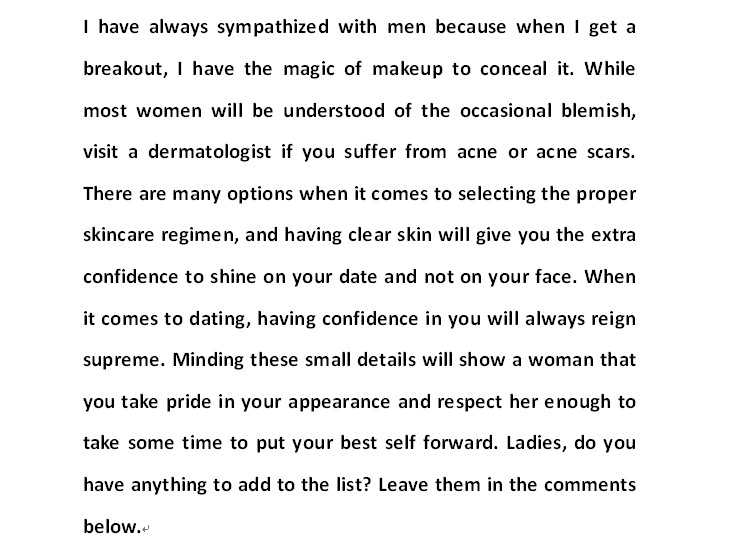
%> input picture 《MATLAB图像与视频处理实用案例详解》代码/第 09 章 基于特征匹配的英文印刷字符识别/image.jpg, 750 x 537 px
$ octave --eval "MainForm;"   (GNU Octave 9; MATLAB toolbox functions it lacks are replaced by stand-ins)
%> lines starting %> are read from the running program, lines starting %| are printed output that depends on the picture; in (x1, y1, x2, y2) boxes, pixels count from 0 and x2, y2 are one past the last pixel; in counts of white or black regions, pixels touching at a corner belong together; the program's own positions count from 1
function MainForm
global bw;
global bl;
global bll;
global s;
global fontSize;
global charpic;
global hMainFig;
global pic;
global hText;

clc; close all; warning off all;
if ~exist(fullfile(pwd, 'pic'), 'dir')
    mkdir(fullfile(pwd, 'pic'));
end
picname = fullfile(pwd, 'image.jpg');
pic = imread(picname);
%> pic is the input picture: size 537x750x3 uint8; min 0, max 255, mean 237.2
s = size(pic);
%> s = [537 750 3]
if length(s) == 3
    pic = rgb2gray(pic);
%> pic: size 537x750 uint8
end
bw = im2bw(pic, 0.7);
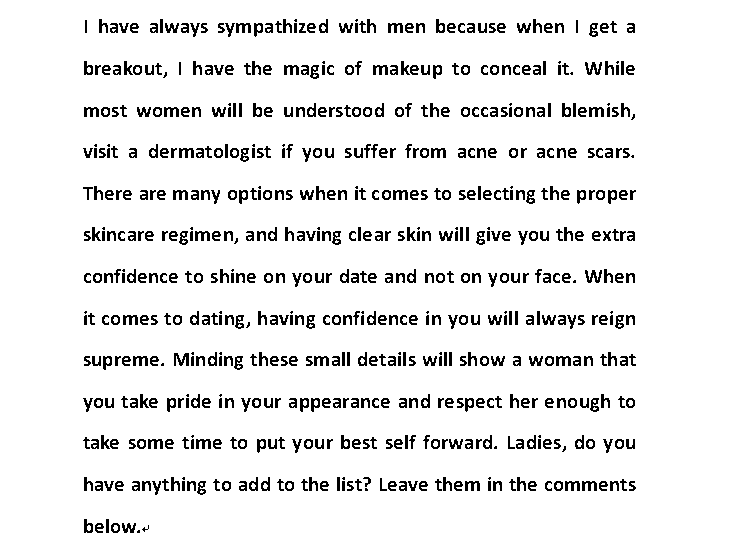
%> bw: size 537x750 logical; 92.1% white; black in thin lines or dots, all inside (x1, y1, x2, y2) = (83, 19, 636, 533)
bw = ~bw;
for i = 1 : s(1)
    if sum(bw(i,:) ~=0) > 0
        FontSize_s = i;
        break;
    end
end
for i = FontSize_s : s(1)
    if sum(bw(i,:) ~=0) == 0
        FontSize_e = i;
        break;
    end
end
%> this loop made 19 passes
%> FontSize_e on pass 19: 38
FontSizeT = FontSize_e - FontSize_s;
%> FontSizeT = 18
fontName = '宋体';
fontSize = FontSizeT;
%> fontSize = 18
bw1 = imclose(bw, strel('line', 4, 90));
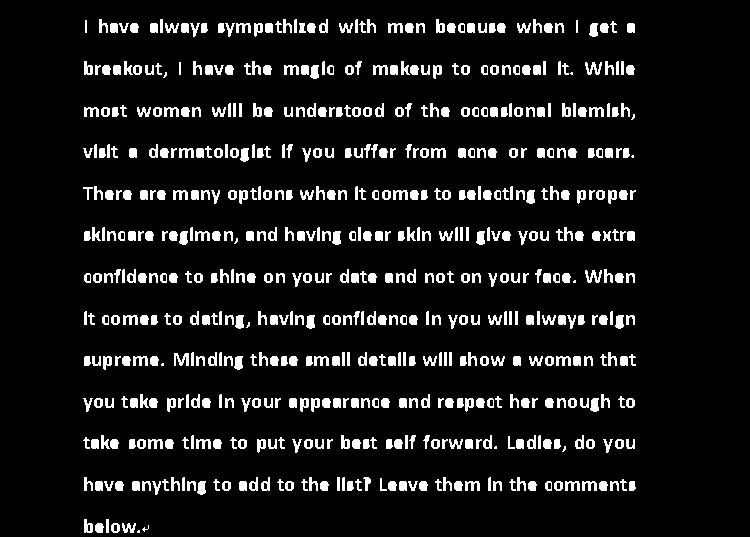
%> bw1: size 537x750 logical; 9% white; 597 white regions (12 under 20 px), largest, box (x1, y1, x2, y2) and area: (174, 353, 189, 366) 121, (585, 62, 602, 75) 117, (585, 270, 602, 283) 117
bw2 = bwareaopen(bw1, 20);
bwi2 = bwselect(bw2, 368, 483, 4);
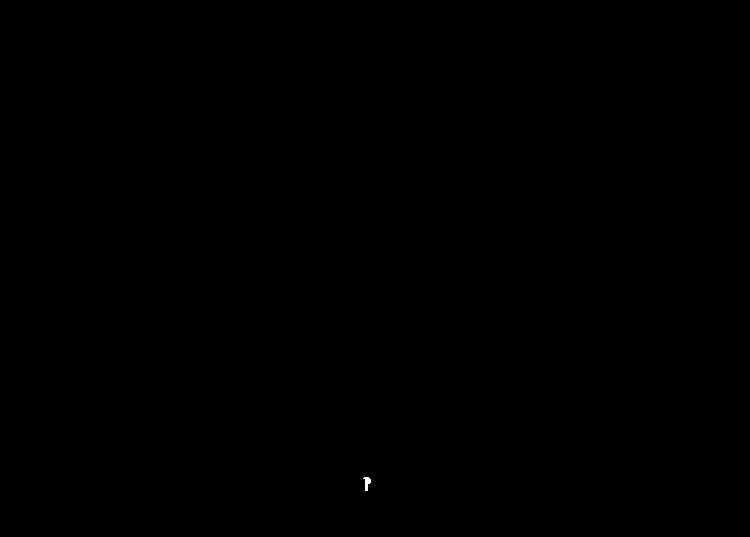
%> bwi2: size 537x750 logical; 0.02% white; 1 white region, box (x1, y1, x2, y2) and area: (363, 477, 371, 491) 62
bw2(bwi2) = 0;
bw3 = bw .* bw2;
bw4 = imclose(bw3, strel('square', 4));
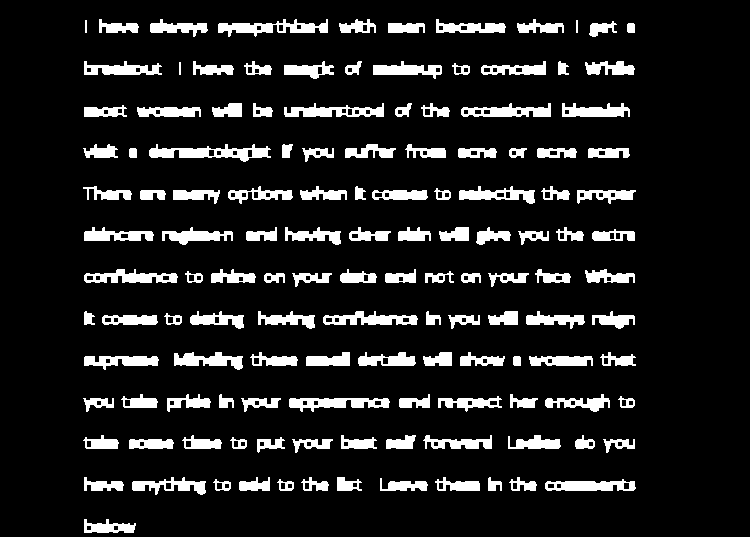
%> bw4: size 537x750 double; values 0 (black) and 1 (white), 11.7% white; 133 white regions
[Lbw4, numbw4] = bwlabel(bw4);
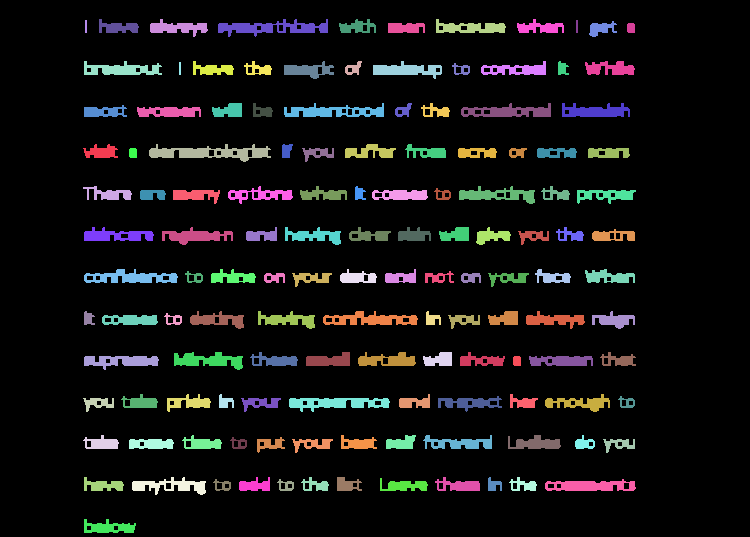
%> Lbw4: size 537x750 double; 134 distinct labels, from 0 to 133; one colour per label, 0 black
%> numbw4 = 133
stats = regionprops(Lbw4);
%> stats = 133 regions; largest, box (x1, y1, x2, y2), Area and Centroid: (149, 144, 271, 162) 1077 [210.6 153.4], (218, 19, 328, 37) 947 [272.4 28.4], (289, 398, 390, 412) 856 [337.2 403.6], (284, 103, 384, 117) 801 [334 112.3], (323, 311, 418, 325) 778 [371.4 320]
for i = 1 : numbw4
    tempBound = stats(i).BoundingBox;
    tempPic = imcrop(pic, tempBound);
    tempStr = fullfile(pwd, sprintf('pic\\%03d.jpg', i));
    imwrite(tempPic, tempStr);
end
%> this loop made 133 passes
%> tempBound on passes 1 to 12: [83.5 144.5 35 14], [83.5 186.5 49 14], [83.5 398.5 31 14], [83.5 435.5 36 14], [84.5 61.5 78 14], [84.5 105.5 43 12], [84.5 227.5 70 14], [84.5 269.5 94 14], [84.5 311.5 11 14], [84.5 356.5 75 14], [84.5 477.5 40 14], [84.5 519.5 52 14]
[bl, num] = bwlabel(bw1, 4);
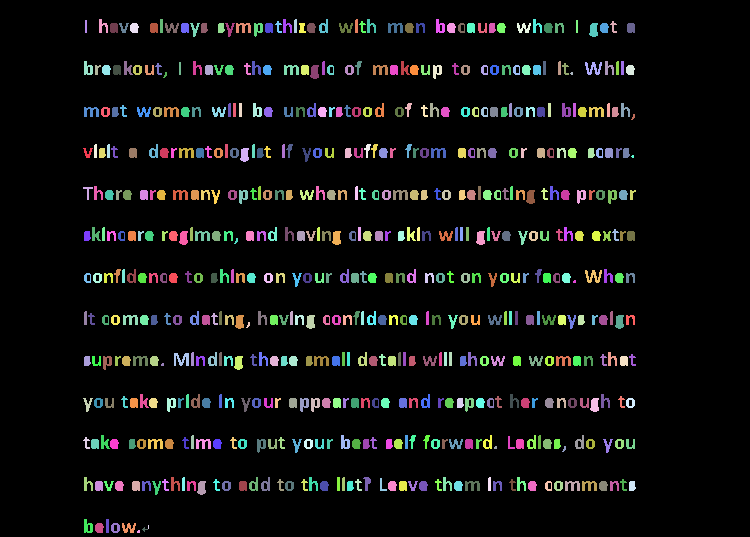
%> bl: size 537x750 double; 599 distinct labels, from 0 to 598; one colour per label, 0 black
%> num = 598
chars = [char(uint8('A'):uint8('Z')), uint8('a'):uint8('z'), uint8('0'):uint8('9')];
eleLen = length(chars);
charpic = cell(1,eleLen);
hf1 = figure('Visible', 'Off');
imshow(zeros(32,32));
h = text(15, 15, 'a', 'Color', 'w', 'Fontname', fontName, 'FontSize', fontSize);
for p = 1 : eleLen
    set(h, 'String', chars(p));
%> (the run ends here)
